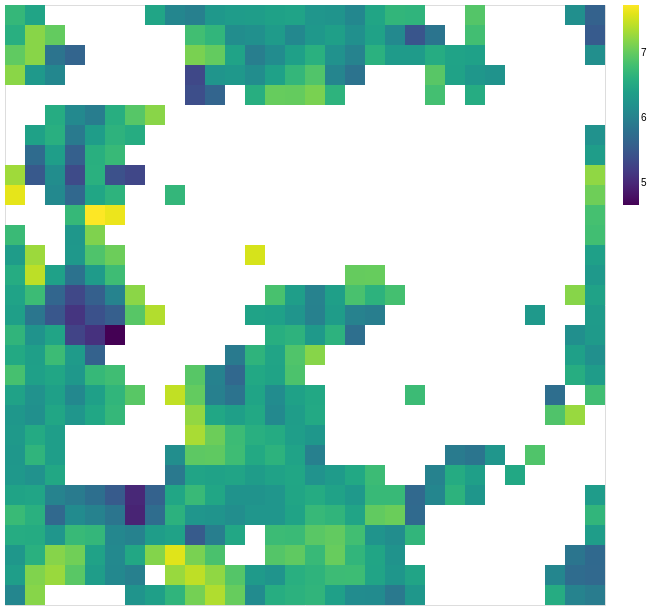

Notebook source saved alongside this figure:
### Code cell
reg_chart

### Figure 1 — Vega-Lite specification as saved in the notebook (floating-point values rounded to 4 significant figures; data arrays with more than 128 entries replaced by an {"elided": "..."} marker saying what was removed)
{"config": {"view": {"continuousWidth": 300, "continuousHeight": 300}}, "data": {"name": "data-173649c7974f7b6a466f49333741eb61"}, "mark": {"type": "rect"}, "encoding": {"color": {"field": "filtered_reg_density", "legend": {}, "scale": {"reverse": false, "scheme": {"name": "viridis"}, "type": "linear"}, "title": null, "type": "quantitative"}, "opacity": {}, "tooltip": [{"field": "nodes", "title": "Node", "type": "quantitative"}, {"field": "density", "title": "Density", "type": "quantitative"}, {"field": "filtered_reg_density", "title": "Regression value", "type": "quantitative"}], "x": {"axis": null, "field": "x", "scale": {"domain": [1, 2, 3, 4, 5, 6, 7, 8, 9, 10, 11, 12, 13, 14, 15, 16, 17, 18, 19, 20, 21, 22, 23, 24, 25, 26, 27, 28, 29, 30]}, "title": null, "type": "ordinal"}, "y": {"axis": null, "field": "y", "scale": {"domain": [1, 2, 3, 4, 5, 6, 7, 8, 9, 10, 11, 12, 13, 14, 15, 16, 17, 18, 19, 20, 21, 22, 23, 24, 25, 26, 27, 28, 29, 30]}, "title": null, "type": "ordinal"}}, "title": "", "$schema": "https://vega.github.io/schema/vega-lite/v5.20.1.json", "datasets": {"data-173649c7974f7b6a466f49333741eb61": {"elided": "900 records"}}}
